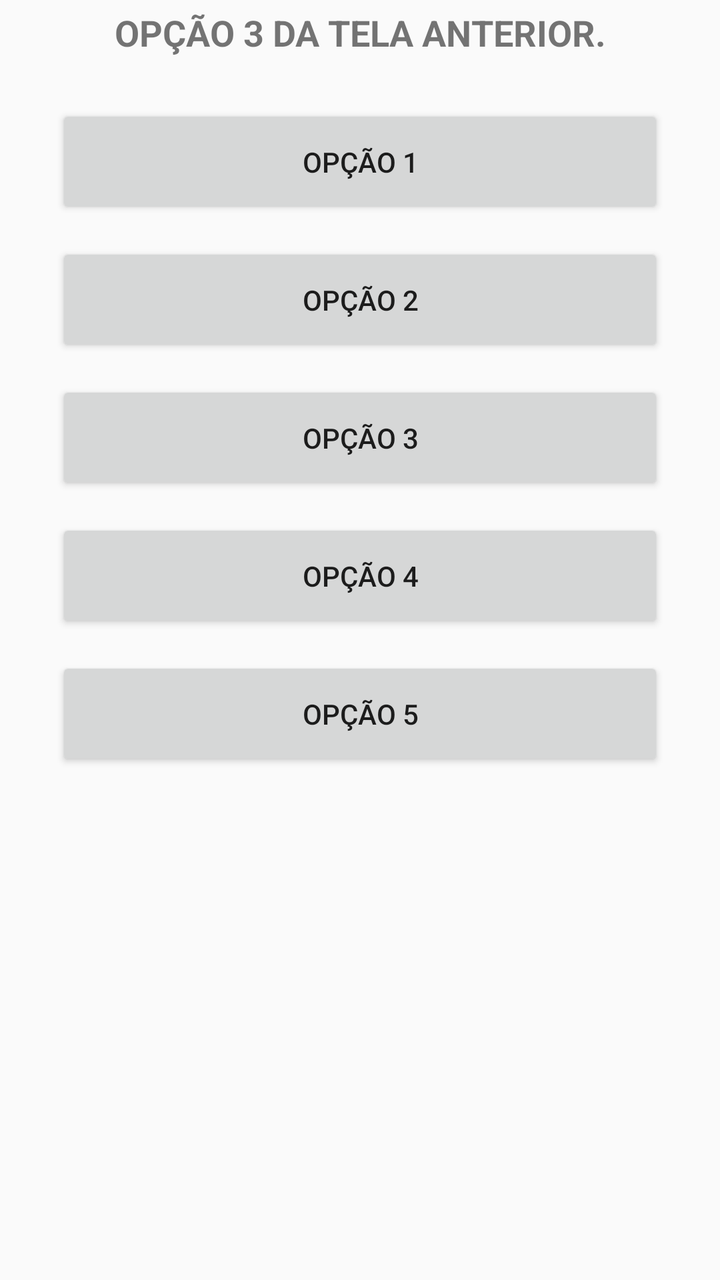
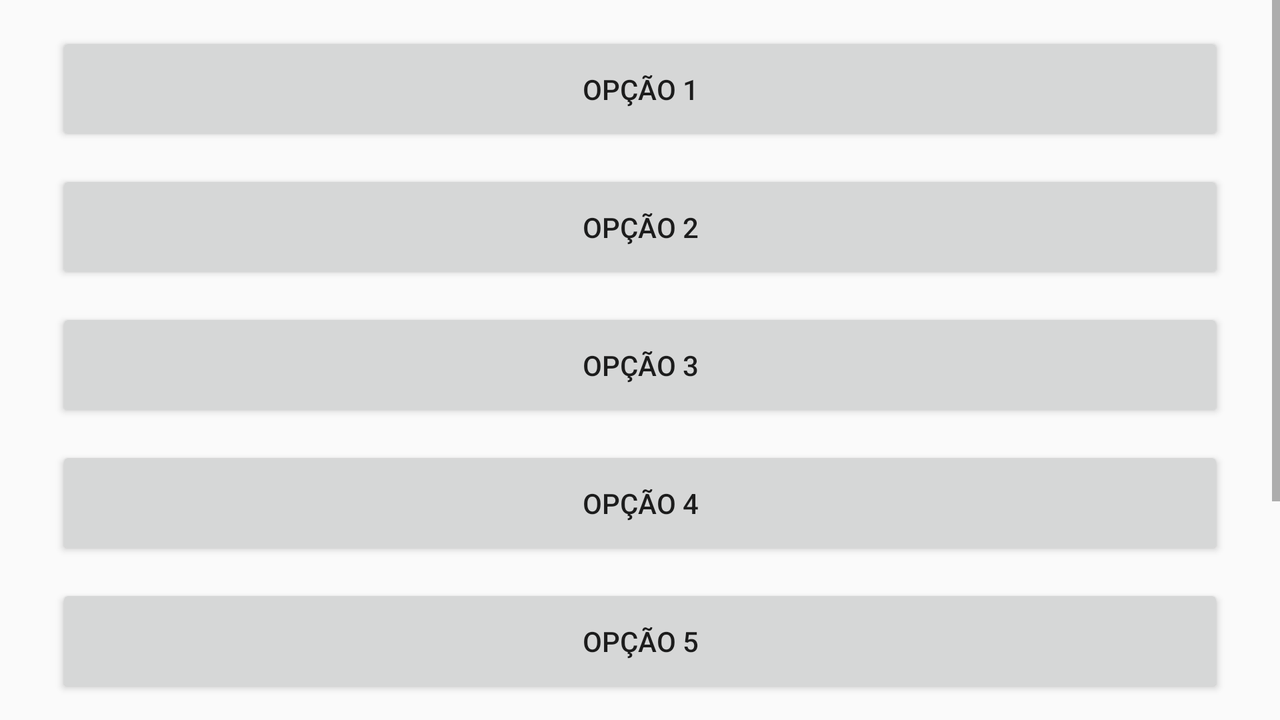

One screen, two layout resources from the same app: the default and the repository's alternative for another configuration. Each is rendered where Android would select it; the XML of both is given below.
<!-- AndroidManifest.xml: application theme AppTheme -->
<!-- res/layout/activity_tela_resp3.xml -->
<?xml version="1.0" encoding="utf-8"?>
<android.support.constraint.ConstraintLayout xmlns:android="http://schemas.android.com/apk/res/android"
    xmlns:app="http://schemas.android.com/apk/res-auto"
    xmlns:tools="http://schemas.android.com/tools"
    android:layout_width="match_parent"
    android:layout_height="match_parent"
    tools:context=".TelaResp3">

    <ScrollView
        android:id="@+id/scTelaResp3"
        android:layout_width="0dp"
        android:layout_height="0dp"
        app:layout_constraintBottom_toBottomOf="parent"
        app:layout_constraintEnd_toEndOf="parent"
        app:layout_constraintStart_toStartOf="parent"
        app:layout_constraintTop_toTopOf="parent">

        <LinearLayout
            android:layout_width="match_parent"
            android:layout_height="wrap_content"
            android:orientation="vertical">

            <TextView
                android:id="@+id/tvOp3Field1"
                android:layout_width="match_parent"
                android:layout_height="wrap_content"
                android:layout_marginStart="6dp"
                android:layout_marginTop="4dp"
                android:layout_marginEnd="6dp"
                android:layout_marginBottom="8dp"
                android:text="Opção 3 da Tela Anterior."
                android:textAlignment="center"
                android:textAllCaps="true"
                android:textSize="18sp"
                android:textStyle="bold"
                app:layout_constraintBottom_toBottomOf="@+id/svTelaResp1"
                app:layout_constraintEnd_toEndOf="parent"
                app:layout_constraintHorizontal_bias="0.0"
                app:layout_constraintStart_toStartOf="parent"
                app:layout_constraintTop_toTopOf="parent"
                app:layout_constraintVertical_bias="0.0" />

            <Button
                android:id="@+id/btOpcao1"
                android:layout_width="match_parent"
                android:layout_height="57dp"
                android:layout_marginStart="28dp"
                android:layout_marginTop="16dp"
                android:layout_marginEnd="28dp"
                android:layout_marginBottom="6dp"
                android:text="Opção 1"
                app:layout_constraintBottom_toTopOf="@+id/btOpcao2"
                app:layout_constraintEnd_toEndOf="parent"
                app:layout_constraintStart_toStartOf="parent"
                app:layout_constraintTop_toTopOf="parent" />

            <Button
                android:id="@+id/btOpcao2"
                android:layout_width="match_parent"
                android:layout_height="57dp"
                android:layout_marginStart="28dp"
                android:layout_marginTop="6dp"
                android:layout_marginEnd="28dp"
                android:layout_marginBottom="6dp"
                android:text="Opção 2"
                app:layout_constraintBottom_toTopOf="@+id/btOpcao3"
                app:layout_constraintEnd_toEndOf="parent"
                app:layout_constraintStart_toStartOf="parent"
                app:layout_constraintTop_toBottomOf="@+id/btOpcao1" />

            <Button
                android:id="@+id/btOpcao3"
                android:layout_width="match_parent"
                android:layout_height="57dp"
                android:layout_marginStart="28dp"
                android:layout_marginTop="6dp"
                android:layout_marginEnd="28dp"
                android:layout_marginBottom="6dp"
                android:text="Opção 3"
                app:layout_constraintBottom_toTopOf="@+id/btOpcao4"
                app:layout_constraintEnd_toEndOf="parent"
                app:layout_constraintStart_toStartOf="parent"
                app:layout_constraintTop_toBottomOf="@+id/btOpcao2" />

            <Button
                android:id="@+id/btOpcao4"
                android:layout_width="match_parent"
                android:layout_height="57dp"
                android:layout_marginStart="28dp"
                android:layout_marginTop="6dp"
                android:layout_marginEnd="28dp"
                android:layout_marginBottom="6dp"
                android:text="Opção 4"
                app:layout_constraintBottom_toTopOf="@+id/btOpcao5"
                app:layout_constraintEnd_toEndOf="parent"
                app:layout_constraintStart_toStartOf="parent"
                app:layout_constraintTop_toBottomOf="@+id/btOpcao3" />

            <Button
                android:id="@+id/btOpcao5"
                android:layout_width="match_parent"
                android:layout_height="57dp"
                android:layout_marginStart="28dp"
                android:layout_marginTop="6dp"
                android:layout_marginEnd="28dp"
                android:layout_marginBottom="168dp"
                android:text="Opção 5"
                app:layout_constraintBottom_toBottomOf="parent"
                app:layout_constraintEnd_toEndOf="parent"
                app:layout_constraintStart_toStartOf="parent"
                app:layout_constraintTop_toBottomOf="@+id/btOpcao4" />

        </LinearLayout>
    </ScrollView>
</android.support.constraint.ConstraintLayout>
<!-- resources referenced by this layout -->
<resources>
  <style name="AppTheme" parent="Theme.AppCompat.Light.DarkActionBar">
          
          <item name="colorPrimary">@color/colorPrimary</item>
          <item name="colorPrimaryDark">@color/colorPrimaryDark</item>
          <item name="colorAccent">@color/colorAccent</item>
          <item name="android:navigationBarColor">@color/colorPrimaryDark</item>
      </style>
  <color name="colorPrimary">#9b30ff</color>
  <color name="colorPrimaryDark">#551a8b</color>
  <color name="colorAccent">#fff</color>
</resources>
<!-- res/layout-land/activity_tela_resp3.xml (the repository's variant of the layout above) -->
<!-- drawn on the phone turned sideways -->
<?xml version="1.0" encoding="utf-8"?>
<android.support.constraint.ConstraintLayout xmlns:android="http://schemas.android.com/apk/res/android"
    xmlns:app="http://schemas.android.com/apk/res-auto"
    xmlns:tools="http://schemas.android.com/tools"
    android:layout_width="match_parent"
    android:layout_height="match_parent"
    tools:context=".TelaResp3">

    <ScrollView
        android:id="@+id/scTelaResp3"
        android:layout_width="0dp"
        android:layout_height="0dp"
        app:layout_constraintBottom_toBottomOf="parent"
        app:layout_constraintEnd_toEndOf="parent"
        app:layout_constraintStart_toStartOf="parent"
        app:layout_constraintTop_toTopOf="parent">

        <LinearLayout
            android:layout_width="match_parent"
            android:layout_height="wrap_content"
            android:orientation="vertical">

            <Button
                android:id="@+id/btOpcao1"
                android:layout_width="match_parent"
                android:layout_height="57dp"
                android:layout_marginStart="28dp"
                android:layout_marginTop="16dp"
                android:layout_marginEnd="28dp"
                android:layout_marginBottom="6dp"
                android:text="Opção 1"
                app:layout_constraintBottom_toTopOf="@+id/btOpcao2"
                app:layout_constraintEnd_toEndOf="parent"
                app:layout_constraintStart_toStartOf="parent"
                app:layout_constraintTop_toTopOf="parent" />

            <Button
                android:id="@+id/btOpcao2"
                android:layout_width="match_parent"
                android:layout_height="57dp"
                android:layout_marginStart="28dp"
                android:layout_marginTop="6dp"
                android:layout_marginEnd="28dp"
                android:layout_marginBottom="6dp"
                android:text="Opção 2"
                app:layout_constraintBottom_toTopOf="@+id/btOpcao3"
                app:layout_constraintEnd_toEndOf="parent"
                app:layout_constraintStart_toStartOf="parent"
                app:layout_constraintTop_toBottomOf="@+id/btOpcao1" />

            <Button
                android:id="@+id/btOpcao3"
                android:layout_width="match_parent"
                android:layout_height="57dp"
                android:layout_marginStart="28dp"
                android:layout_marginTop="6dp"
                android:layout_marginEnd="28dp"
                android:layout_marginBottom="6dp"
                android:text="Opção 3"
                app:layout_constraintBottom_toTopOf="@+id/btOpcao4"
                app:layout_constraintEnd_toEndOf="parent"
                app:layout_constraintStart_toStartOf="parent"
                app:layout_constraintTop_toBottomOf="@+id/btOpcao2" />

            <Button
                android:id="@+id/btOpcao4"
                android:layout_width="match_parent"
                android:layout_height="57dp"
                android:layout_marginStart="28dp"
                android:layout_marginTop="6dp"
                android:layout_marginEnd="28dp"
                android:layout_marginBottom="6dp"
                android:text="Opção 4"
                app:layout_constraintBottom_toTopOf="@+id/btOpcao5"
                app:layout_constraintEnd_toEndOf="parent"
                app:layout_constraintStart_toStartOf="parent"
                app:layout_constraintTop_toBottomOf="@+id/btOpcao3" />

            <Button
                android:id="@+id/btOpcao5"
                android:layout_width="match_parent"
                android:layout_height="57dp"
                android:layout_marginStart="28dp"
                android:layout_marginTop="6dp"
                android:layout_marginEnd="28dp"
                android:layout_marginBottom="168dp"
                android:text="Opção 5"
                app:layout_constraintBottom_toBottomOf="parent"
                app:layout_constraintEnd_toEndOf="parent"
                app:layout_constraintStart_toStartOf="parent"
                app:layout_constraintTop_toBottomOf="@+id/btOpcao4" />

        </LinearLayout>
    </ScrollView>
</android.support.constraint.ConstraintLayout>
